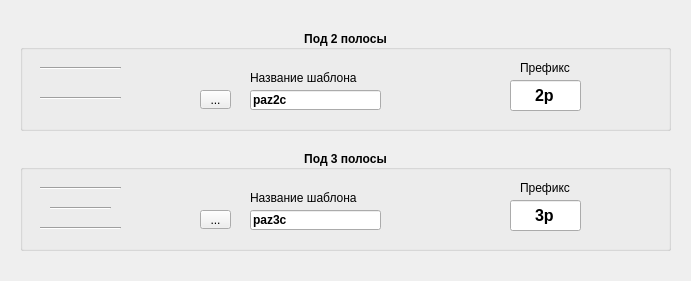
      <widget class="QWidget" name="page_paz">
       <property name="geometry">
        <rect>
         <x>0</x>
         <y>0</y>
         <width>691</width>
         <height>281</height>
        </rect>
       </property>
       <attribute name="icon">
        <iconset>
         <normaloff>ico/Iconsmind-Outline-Column.ico</normaloff>ico/Iconsmind-Outline-Column.ico</iconset>
       </attribute>
       <attribute name="label">
        <string>Настройки для вкладки Пазы (колонны)</string>
       </attribute>
       <widget class="QGroupBox" name="groupBox_9">
        <property name="geometry">
         <rect>
          <x>20</x>
          <y>30</y>
          <width>651</width>
          <height>101</height>
         </rect>
        </property>
        <property name="font">
         <font>
          <weight>75</weight>
          <bold>true</bold>
         </font>
        </property>
        <property name="title">
         <string>Под 2 полосы</string>
        </property>
        <property name="alignment">
         <set>Qt::AlignCenter</set>
        </property>
        <widget class="QLineEdit" name="lineEdit_paz2_template">
         <property name="geometry">
          <rect>
           <x>230</x>
           <y>60</y>
           <width>131</width>
           <height>20</height>
          </rect>
         </property>
         <property name="text">
          <string>paz2c</string>
         </property>
        </widget>
        <widget class="QToolButton" name="toolButton_select_paz2_template">
         <property name="geometry">
          <rect>
           <x>180</x>
           <y>60</y>
           <width>31</width>
           <height>19</height>
          </rect>
         </property>
         <property name="font">
          <font>
           <weight>50</weight>
           <bold>false</bold>
          </font>
         </property>
         <property name="text">
          <string>...</string>
         </property>
        </widget>
        <widget class="QLineEdit" name="lineEdit_paz2_prefix">
         <property name="geometry">
          <rect>
           <x>490</x>
           <y>50</y>
           <width>71</width>
           <height>31</height>
          </rect>
         </property>
         <property name="font">
          <font>
           <pointsize>12</pointsize>
          </font>
         </property>
         <property name="text">
          <string>2p</string>
         </property>
         <property name="alignment">
          <set>Qt::AlignCenter</set>
         </property>
        </widget>
        <widget class="QLabel" name="label_5">
         <property name="geometry">
          <rect>
           <x>230</x>
           <y>40</y>
           <width>121</width>
           <height>16</height>
          </rect>
         </property>
         <property name="font">
          <font>
           <weight>50</weight>
           <bold>false</bold>
          </font>
         </property>
         <property name="text">
          <string>Название шаблона</string>
         </property>
        </widget>
        <widget class="QLabel" name="label_18">
         <property name="geometry">
          <rect>
           <x>500</x>
           <y>30</y>
           <width>61</width>
           <height>16</height>
          </rect>
         </property>
         <property name="font">
          <font>
           <weight>50</weight>
           <bold>false</bold>
          </font>
         </property>
         <property name="text">
          <string>Префикс</string>
         </property>
        </widget>
        <widget class="Line" name="line">
         <property name="geometry">
          <rect>
           <x>20</x>
           <y>30</y>
           <width>81</width>
           <height>16</height>
          </rect>
         </property>
         <property name="orientation">
          <enum>Qt::Horizontal</enum>
         </property>
        </widget>
        <widget class="Line" name="line_2">
         <property name="geometry">
          <rect>
           <x>20</x>
           <y>60</y>
           <width>81</width>
           <height>16</height>
          </rect>
         </property>
         <property name="orientation">
          <enum>Qt::Horizontal</enum>
         </property>
        </widget>
       </widget>
       <widget class="QGroupBox" name="groupBox_10">
        <property name="geometry">
         <rect>
          <x>20</x>
          <y>150</y>
          <width>651</width>
          <height>101</height>
         </rect>
        </property>
        <property name="font">
         <font>
          <weight>75</weight>
          <bold>true</bold>
         </font>
        </property>
        <property name="title">
         <string>Под 3 полосы</string>
        </property>
        <property name="alignment">
         <set>Qt::AlignCenter</set>
        </property>
        <widget class="QLineEdit" name="lineEdit_paz3_template">
         <property name="geometry">
          <rect>
           <x>230</x>
           <y>60</y>
           <width>131</width>
           <height>20</height>
          </rect>
         </property>
         <property name="text">
          <string>paz3c</string>
         </property>
        </widget>
        <widget class="QToolButton" name="toolButton_select_paz3_template">
         <property name="geometry">
          <rect>
           <x>180</x>
           <y>60</y>
           <width>31</width>
           <height>19</height>
          </rect>
         </property>
         <property name="font">
          <font>
           <weight>50</weight>
           <bold>false</bold>
          </font>
         </property>
         <property name="text">
          <string>...</string>
         </property>
        </widget>
        <widget class="QLineEdit" name="lineEdit_paz3_prefix">
         <property name="geometry">
          <rect>
           <x>490</x>
           <y>50</y>
           <width>71</width>
           <height>31</height>
          </rect>
         </property>
         <property name="font">
          <font>
           <pointsize>12</pointsize>
          </font>
         </property>
         <property name="text">
          <string>3p</string>
         </property>
         <property name="alignment">
          <set>Qt::AlignCenter</set>
         </property>
        </widget>
        <widget class="QLabel" name="label_19">
         <property name="geometry">
          <rect>
           <x>230</x>
           <y>40</y>
           <width>121</width>
           <height>16</height>
          </rect>
         </property>
         <property name="font">
          <font>
           <weight>50</weight>
           <bold>false</bold>
          </font>
         </property>
         <property name="text">
          <string>Название шаблона</string>
         </property>
        </widget>
        <widget class="QLabel" name="label_20">
         <property name="geometry">
          <rect>
           <x>500</x>
           <y>30</y>
           <width>61</width>
           <height>16</height>
          </rect>
         </property>
         <property name="font">
          <font>
           <weight>50</weight>
           <bold>false</bold>
          </font>
         </property>
         <property name="text">
          <string>Префикс</string>
         </property>
        </widget>
        <widget class="Line" name="line_3">
         <property name="geometry">
          <rect>
           <x>20</x>
           <y>30</y>
           <width>81</width>
           <height>16</height>
          </rect>
         </property>
         <property name="orientation">
          <enum>Qt::Horizontal</enum>
         </property>
        </widget>
        <widget class="Line" name="line_4">
         <property name="geometry">
          <rect>
           <x>30</x>
           <y>48</y>
           <width>61</width>
           <height>20</height>
          </rect>
         </property>
         <property name="orientation">
          <enum>Qt::Horizontal</enum>
         </property>
        </widget>
        <widget class="Line" name="line_5">
         <property name="geometry">
          <rect>
           <x>20</x>
           <y>70</y>
           <width>81</width>
           <height>16</height>
          </rect>
         </property>
         <property name="orientation">
          <enum>Qt::Horizontal</enum>
         </property>
        </widget>
       </widget>
      </widget>
